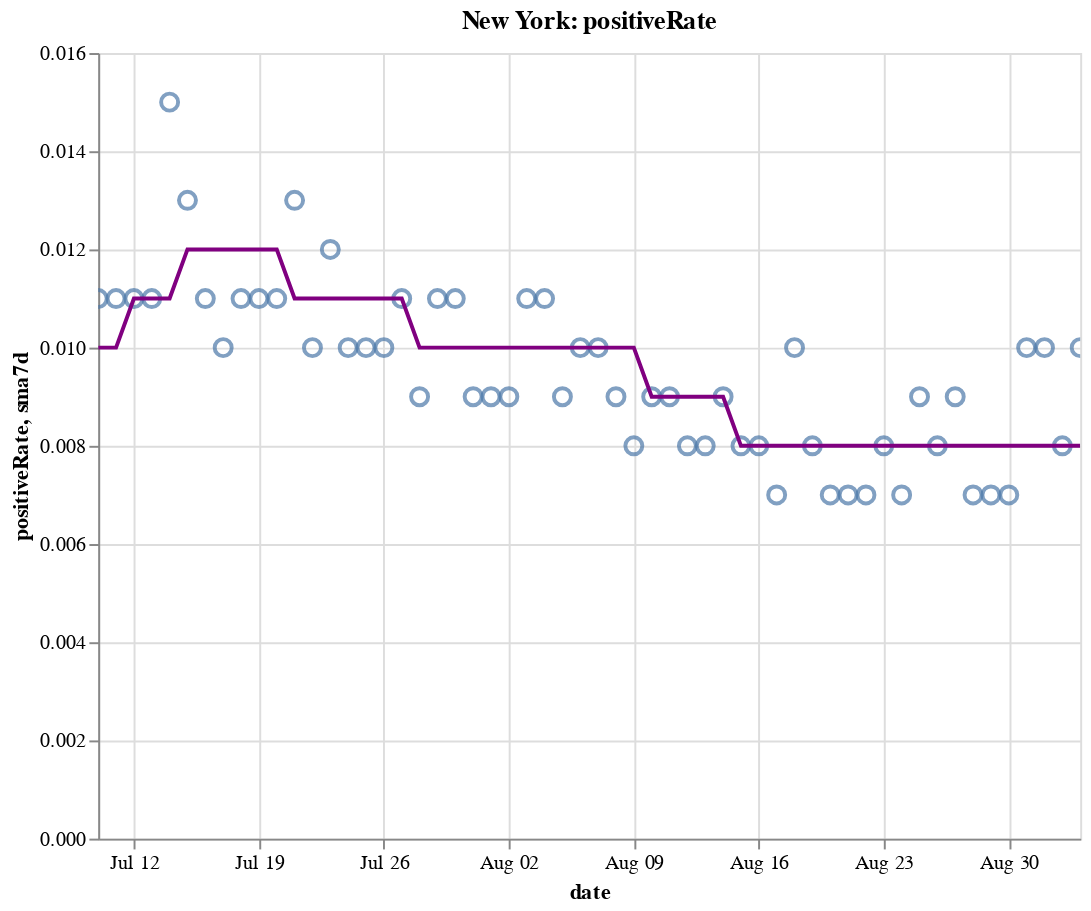

The notebook cell this image was saved under:
### Code cell
create_plot(ny, 'positiveRate')

### Figure 1 — Vega-Lite specification as saved in the notebook (floating-point values rounded to 4 significant figures)
{"config": {"view": {"continuousWidth": 400, "continuousHeight": 300}}, "layer": [{"layer": [{"mark": {"type": "point", "size": 75}, "encoding": {"tooltip": [{"type": "temporal", "field": "date"}, {"type": "quantitative", "field": "positiveRate"}, {"type": "quantitative", "field": "sma7d"}], "x": {"type": "temporal", "field": "date"}, "y": {"type": "quantitative", "field": "positiveRate"}}, "selection": {"selector010": {"type": "interval", "bind": "scales", "encodings": ["x", "y"]}}}, {"mark": {"type": "line", "color": "purple"}, "encoding": {"x": {"type": "temporal", "field": "date"}, "y": {"type": "quantitative", "field": "sma7d"}}}]}, {"mark": {"type": "rule", "color": "#aaa"}, "encoding": {"x": {"type": "temporal", "field": "date"}}, "transform": [{"filter": {"selection": "selector009"}}]}, {"mark": "circle", "encoding": {"opacity": {"condition": {"value": 1, "selection": "selector009"}, "value": 0}, "tooltip": [{"type": "temporal", "field": "date"}, {"type": "quantitative", "field": "positiveRate"}, {"type": "quantitative", "field": "sma7d"}], "x": {"type": "temporal", "field": "date"}, "y": {"type": "quantitative", "field": "positiveRate"}}, "selection": {"selector009": {"type": "single", "encodings": ["x"], "on": "mouseover", "nearest": true, "empty": "none"}}}, {"mark": {"type": "text", "align": "left", "dx": 5, "dy": -5, "stroke": "white", "strokeWidth": 2}, "encoding": {"text": {"type": "quantitative", "field": "positiveRate"}, "tooltip": [{"type": "temporal", "field": "date"}, {"type": "quantitative", "field": "positiveRate"}, {"type": "quantitative", "field": "sma7d"}], "x": {"type": "temporal", "field": "date"}, "y": {"type": "quantitative", "field": "positiveRate"}}, "transform": [{"filter": {"selection": "selector009"}}]}, {"mark": {"type": "text", "align": "left", "dx": 5, "dy": -5}, "encoding": {"text": {"type": "quantitative", "field": "positiveRate"}, "tooltip": [{"type": "temporal", "field": "date"}, {"type": "quantitative", "field": "positiveRate"}, {"type": "quantitative", "field": "sma7d"}], "x": {"type": "temporal", "field": "date"}, "y": {"type": "quantitative", "field": "positiveRate"}}, "transform": [{"filter": {"selection": "selector009"}}]}], "data": {"name": "data-9152c5d51a00c8074579b37279b307d6"}, "height": 400, "title": "New York: positiveRate", "width": 500, "$schema": "https://vega.github.io/schema/vega-lite/v4.8.1.json", "datasets": {"data-9152c5d51a00c8074579b37279b307d6": [{"date": "2020-07-10T00:00:00", "totalTestResultsIncrease": 73560.0, "positiveIncrease": 786.0, "death": 24970.0, "deathIncrease": 9.0, "positiveRate": 0.011, "state": "New York", "sma7d": 0.01}, {"date": "2020-07-11T00:00:00", "totalTestResultsIncrease": 69200.0, "positiveIncrease": 730.0, "death": 24970.0, "deathIncrease": 6.0, "positiveRate": 0.011, "state": "New York", "sma7d": 0.01}, {"date": "2020-07-12T00:00:00", "totalTestResultsIncrease": 62420.0, "positiveIncrease": 677.0, "death": 24980.0, "deathIncrease": 5.0, "positiveRate": 0.011, "state": "New York", "sma7d": 0.011}, {"date": "2020-07-13T00:00:00", "totalTestResultsIncrease": 51690.0, "positiveIncrease": 557.0, "death": 24990.0, "deathIncrease": 10.0, "positiveRate": 0.011, "state": "New York", "sma7d": 0.011}, {"date": "2020-07-14T00:00:00", "totalTestResultsIncrease": 60040.0, "positiveIncrease": 912.0, "death": 24990.0, "deathIncrease": 5.0, "positiveRate": 0.015, "state": "New York", "sma7d": 0.011}, {"date": "2020-07-15T00:00:00", "totalTestResultsIncrease": 63600.0, "positiveIncrease": 831.0, "death": 25000.0, "deathIncrease": 9.0, "positiveRate": 0.013, "state": "New York", "sma7d": 0.012}, {"date": "2020-07-16T00:00:00", "totalTestResultsIncrease": 72680.0, "positiveIncrease": 769.0, "death": 25010.0, "deathIncrease": 11.0, "positiveRate": 0.011, "state": "New York", "sma7d": 0.012}, {"date": "2020-07-17T00:00:00", "totalTestResultsIncrease": 78240.0, "positiveIncrease": 776.0, "death": 25020.0, "deathIncrease": 10.0, "positiveRate": 0.01, "state": "New York", "sma7d": 0.012}, {"date": "2020-07-18T00:00:00", "totalTestResultsIncrease": 69820.0, "positiveIncrease": 754.0, "death": 25040.0, "deathIncrease": 11.0, "positiveRate": 0.011, "state": "New York", "sma7d": 0.012}, {"date": "2020-07-19T00:00:00", "totalTestResultsIncrease": 46200.0, "positiveIncrease": 502.0, "death": 25050.0, "deathIncrease": 13.0, "positiveRate": 0.011, "state": "New York", "sma7d": 0.012}, {"date": "2020-07-20T00:00:00", "totalTestResultsIncrease": 49340.0, "positiveIncrease": 519.0, "death": 25060.0, "deathIncrease": 8.0, "positiveRate": 0.011, "state": "New York", "sma7d": 0.012}, {"date": "2020-07-21T00:00:00", "totalTestResultsIncrease": 66170.0, "positiveIncrease": 855.0, "death": 25060.0, "deathIncrease": 2.0, "positiveRate": 0.013, "state": "New York", "sma7d": 0.011}, {"date": "2020-07-22T00:00:00", "totalTestResultsIncrease": 67660.0, "positiveIncrease": 705.0, "death": 25070.0, "deathIncrease": 10.0, "positiveRate": 0.01, "state": "New York", "sma7d": 0.011}, {"date": "2020-07-23T00:00:00", "totalTestResultsIncrease": 69700.0, "positiveIncrease": 811.0, "death": 25080.0, "deathIncrease": 13.0, "positiveRate": 0.012, "state": "New York", "sma7d": 0.011}, {"date": "2020-07-24T00:00:00", "totalTestResultsIncrease": 76510.0, "positiveIncrease": 753.0, "death": 25090.0, "deathIncrease": 9.0, "positiveRate": 0.01, "state": "New York", "sma7d": 0.011}, {"date": "2020-07-25T00:00:00", "totalTestResultsIncrease": 71470.0, "positiveIncrease": 750.0, "death": 25100.0, "deathIncrease": 13.0, "positiveRate": 0.01, "state": "New York", "sma7d": 0.011}, {"date": "2020-07-26T00:00:00", "totalTestResultsIncrease": 53570.0, "positiveIncrease": 536.0, "death": 25110.0, "deathIncrease": 3.0, "positiveRate": 0.01, "state": "New York", "sma7d": 0.011}, {"date": "2020-07-27T00:00:00", "totalTestResultsIncrease": 57270.0, "positiveIncrease": 608.0, "death": 25120.0, "deathIncrease": 11.0, "positiveRate": 0.011, "state": "New York", "sma7d": 0.011}, {"date": "2020-07-28T00:00:00", "totalTestResultsIncrease": 57400.0, "positiveIncrease": 534.0, "death": 25130.0, "deathIncrease": 9.0, "positiveRate": 0.009, "state": "New York", "sma7d": 0.01}, {"date": "2020-07-29T00:00:00", "totalTestResultsIncrease": 62280.0, "positiveIncrease": 715.0, "death": 25130.0, "deathIncrease": 6.0, "positiveRate": 0.011, "state": "New York", "sma7d": 0.01}, {"date": "2020-07-30T00:00:00", "totalTestResultsIncrease": 73550.0, "positiveIncrease": 777.0, "death": 25140.0, "deathIncrease": 13.0, "positiveRate": 0.011, "state": "New York", "sma7d": 0.01}, {"date": "2020-07-31T00:00:00", "totalTestResultsIncrease": 68870.0, "positiveIncrease": 644.0, "death": 25150.0, "deathIncrease": 5.0, "positiveRate": 0.009, "state": "New York", "sma7d": 0.01}, {"date": "2020-08-01T00:00:00", "totalTestResultsIncrease": 82740.0, "positiveIncrease": 753.0, "death": 25160.0, "deathIncrease": 14.0, "positiveRate": 0.009, "state": "New York", "sma7d": 0.01}, {"date": "2020-08-02T00:00:00", "totalTestResultsIncrease": 58960.0, "positiveIncrease": 531.0, "death": 25170.0, "deathIncrease": 6.0, "positiveRate": 0.009, "state": "New York", "sma7d": 0.01}, {"date": "2020-08-03T00:00:00", "totalTestResultsIncrease": 51840.0, "positiveIncrease": 545.0, "death": 25170.0, "deathIncrease": 2.0, "positiveRate": 0.011, "state": "New York", "sma7d": 0.01}, {"date": "2020-08-04T00:00:00", "totalTestResultsIncrease": 70990.0, "positiveIncrease": 746.0, "death": 25180.0, "deathIncrease": 3.0, "positiveRate": 0.011, "state": "New York", "sma7d": 0.01}, {"date": "2020-08-05T00:00:00", "totalTestResultsIncrease": 72670.0, "positiveIncrease": 636.0, "death": 25180.0, "deathIncrease": 4.0, "positiveRate": 0.009, "state": "New York", "sma7d": 0.01}, {"date": "2020-08-06T00:00:00", "totalTestResultsIncrease": 72370.0, "positiveIncrease": 703.0, "death": 25180.0, "deathIncrease": 6.0, "positiveRate": 0.01, "state": "New York", "sma7d": 0.01}, {"date": "2020-08-07T00:00:00", "totalTestResultsIncrease": 70170.0, "positiveIncrease": 714.0, "death": 25190.0, "deathIncrease": 5.0, "positiveRate": 0.01, "state": "New York", "sma7d": 0.01}, {"date": "2020-08-08T00:00:00", "totalTestResultsIncrease": 74860.0, "positiveIncrease": 703.0, "death": 25200.0, "deathIncrease": 5.0, "positiveRate": 0.009, "state": "New York", "sma7d": 0.01}, {"date": "2020-08-09T00:00:00", "totalTestResultsIncrease": 65810.0, "positiveIncrease": 515.0, "death": 25200.0, "deathIncrease": 7.0, "positiveRate": 0.008, "state": "New York", "sma7d": 0.01}, {"date": "2020-08-10T00:00:00", "totalTestResultsIncrease": 54000.0, "positiveIncrease": 476.0, "death": 25200.0, "deathIncrease": 2.0, "positiveRate": 0.009, "state": "New York", "sma7d": 0.009}, {"date": "2020-08-11T00:00:00", "totalTestResultsIncrease": 77060.0, "positiveIncrease": 667.0, "death": 25210.0, "deathIncrease": 7.0, "positiveRate": 0.009, "state": "New York", "sma7d": 0.009}, {"date": "2020-08-12T00:00:00", "totalTestResultsIncrease": 87780.0, "positiveIncrease": 700.0, "death": 25220.0, "deathIncrease": 7.0, "positiveRate": 0.008, "state": "New York", "sma7d": 0.009}, {"date": "2020-08-13T00:00:00", "totalTestResultsIncrease": 87900.0, "positiveIncrease": 737.0, "death": 25230.0, "deathIncrease": 10.0, "positiveRate": 0.008, "state": "New York", "sma7d": 0.009}, {"date": "2020-08-14T00:00:00", "totalTestResultsIncrease": 85460.0, "positiveIncrease": 727.0, "death": 25230.0, "deathIncrease": 4.0, "positiveRate": 0.009, "state": "New York", "sma7d": 0.009}, {"date": "2020-08-15T00:00:00", "totalTestResultsIncrease": 88670.0, "positiveIncrease": 734.0, "death": 25240.0, "deathIncrease": 12.0, "positiveRate": 0.008, "state": "New York", "sma7d": 0.008}, {"date": "2020-08-16T00:00:00", "totalTestResultsIncrease": 77690.0, "positiveIncrease": 607.0, "death": 25250.0, "deathIncrease": 6.0, "positiveRate": 0.008, "state": "New York", "sma7d": 0.008}, {"date": "2020-08-17T00:00:00", "totalTestResultsIncrease": 56890.0, "positiveIncrease": 408.0, "death": 25260.0, "deathIncrease": 6.0, "positiveRate": 0.007, "state": "New York", "sma7d": 0.008}, {"date": "2020-08-18T00:00:00", "totalTestResultsIncrease": 66890.0, "positiveIncrease": 655.0, "death": 25260.0, "deathIncrease": 8.0, "positiveRate": 0.01, "state": "New York", "sma7d": 0.008}, {"date": "2020-08-19T00:00:00", "totalTestResultsIncrease": 80420.0, "positiveIncrease": 631.0, "death": 25270.0, "deathIncrease": 6.0, "positiveRate": 0.008, "state": "New York", "sma7d": 0.008}, {"date": "2020-08-20T00:00:00", "totalTestResultsIncrease": 80980.0, "positiveIncrease": 601.0, "death": 25280.0, "deathIncrease": 5.0, "positiveRate": 0.007, "state": "New York", "sma7d": 0.008}, {"date": "2020-08-21T00:00:00", "totalTestResultsIncrease": 98880.0, "positiveIncrease": 709.0, "death": 25280.0, "deathIncrease": 3.0, "positiveRate": 0.007, "state": "New York", "sma7d": 0.008}, {"date": "2020-08-22T00:00:00", "totalTestResultsIncrease": 94850.0, "positiveIncrease": 653.0, "death": 25280.0, "deathIncrease": 4.0, "positiveRate": 0.007, "state": "New York", "sma7d": 0.008}, {"date": "2020-08-23T00:00:00", "totalTestResultsIncrease": 74040.0, "positiveIncrease": 572.0, "death": 25290.0, "deathIncrease": 6.0, "positiveRate": 0.008, "state": "New York", "sma7d": 0.008}, {"date": "2020-08-24T00:00:00", "totalTestResultsIncrease": 62030.0, "positiveIncrease": 408.0, "death": 25300.0, "deathIncrease": 7.0, "positiveRate": 0.007, "state": "New York", "sma7d": 0.008}, {"date": "2020-08-25T00:00:00", "totalTestResultsIncrease": 67260.0, "positiveIncrease": 629.0, "death": 25300.0, "deathIncrease": 2.0, "positiveRate": 0.009, "state": "New York", "sma7d": 0.008}, {"date": "2020-08-26T00:00:00", "totalTestResultsIncrease": 71190.0, "positiveIncrease": 566.0, "death": 25300.0, "deathIncrease": 8.0, "positiveRate": 0.008, "state": "New York", "sma7d": 0.008}, {"date": "2020-08-27T00:00:00", "totalTestResultsIncrease": 83440.0, "positiveIncrease": 791.0, "death": 25310.0, "deathIncrease": 4.0, "positiveRate": 0.009, "state": "New York", "sma7d": 0.008}, {"date": "2020-08-28T00:00:00", "totalTestResultsIncrease": 97830.0, "positiveIncrease": 636.0, "death": 25310.0, "deathIncrease": 3.0, "positiveRate": 0.007, "state": "New York", "sma7d": 0.008}, {"date": "2020-08-29T00:00:00", "totalTestResultsIncrease": 93870.0, "positiveIncrease": 635.0, "death": 25320.0, "deathIncrease": 7.0, "positiveRate": 0.007, "state": "New York", "sma7d": 0.008}, {"date": "2020-08-30T00:00:00", "totalTestResultsIncrease": 100000.0, "positiveIncrease": 698.0, "death": 25330.0, "deathIncrease": 8.0, "positiveRate": 0.007, "state": "New York", "sma7d": 0.008}, {"date": "2020-08-31T00:00:00", "totalTestResultsIncrease": 66240.0, "positiveIncrease": 656.0, "death": 25330.0, "deathIncrease": 1.0, "positiveRate": 0.01, "state": "New York", "sma7d": 0.008}, {"date": "2020-09-01T00:00:00", "totalTestResultsIncrease": 77000.0, "positiveIncrease": 754.0, "death": 25330.0, "deathIncrease": 3.0, "positiveRate": 0.01, "state": "New York", "sma7d": 0.008}, {"date": "2020-09-02T00:00:00", "totalTestResultsIncrease": 88450.0, "positiveIncrease": 708.0, "death": 25340.0, "deathIncrease": 5.0, "positiveRate": 0.008, "state": "New York", "sma7d": 0.008}, {"date": "2020-09-03T00:00:00", "totalTestResultsIncrease": 88980.0, "positiveIncrease": 889.0, "death": 25340.0, "deathIncrease": 7.0, "positiveRate": 0.01, "state": "New York", "sma7d": 0.008}]}}
